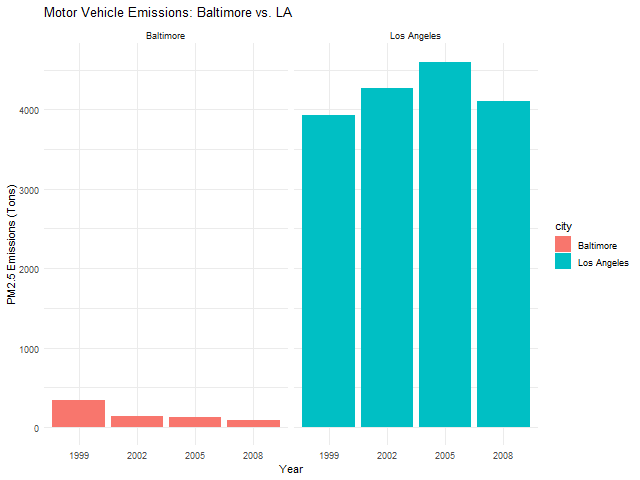

R code for this plot:
# Subset LA on-road data
la_data <- subset(NEI, fips == "06037" & type == "ON-ROAD")
la_data$city <- "Los Angeles"
vehicles_baltimore$city <- "Baltimore"

# Combine datasets
combined_data <- rbind(vehicles_baltimore, la_data)
city_emissions <- aggregate(Emissions ~ year + city, combined_data, sum)

png("plot6.png", width = 640, height = 480)

g <- ggplot(city_emissions, aes(x = factor(year), y = Emissions, fill = city)) +
  geom_bar(stat = "identity") +
  facet_grid(. ~ city) +
  labs(x = "Year", y = "PM2.5 Emissions (Tons)", title = "Motor Vehicle Emissions: Baltimore vs. LA") +
  theme_minimal()

print(g)
dev.off()
